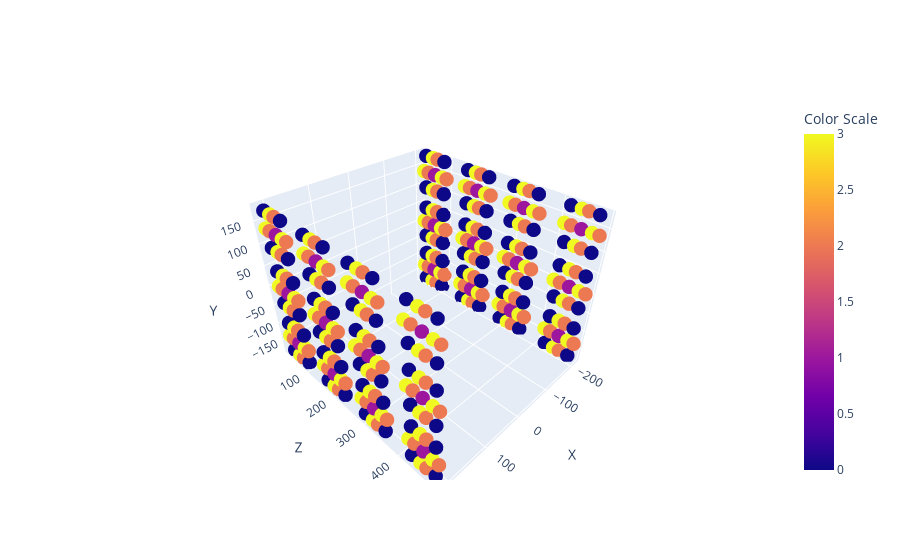

The notebook cell saved with this chart:
### Code cell
import plotly.graph_objs as go
import plotly.express as px

# Your data dictionary
data = data_dict

# Extract coordinates
x = [coord[0] for coord in data.values()]
y = [coord[1] for coord in data.values()]
z = [coord[2] for coord in data.values()]
color = [coord[3] for coord in data.values()]
ids = [key for key in data_dict.keys()]
# Create a scatter plot
fig = go.Figure(data=[go.Scatter3d(
    x=x,
    y=z,
    z=y,
    mode='markers',
    marker=dict(
        size=5,
        color=color,  # Set color based on the fourth dimension
        #colorscale=color_scale,  # Define color scale
        colorbar=dict(title='Color Scale')  # Add colorbar to show color scale
    ),
    text=ids,  # Display point IDs on hover
    #hoverinfo='text'  # Show only the text (IDs) on hover
)])

# Set labels
fig.update_layout(scene=dict(
    xaxis_title='X',
    yaxis_title='Z',
    zaxis_title='Y'
))

fig.show()

### Figure 1 — Plotly figure (JSON) as saved in the notebook; plotly's stock layout.template omitted (floating-point values rounded to 4 significant figures; data arrays with more than 128 entries replaced by an {"elided": "..."} marker saying what was removed)
{"data": [{"marker": {"color": {"elided": "312 int values"}, "colorbar": {"title": {"text": "Color Scale"}}, "size": 5}, "mode": "markers", "text": {"elided": "312 str values"}, "type": "scatter3d", "x": {"elided": "312 float values"}, "y": {"elided": "312 float values"}, "z": {"elided": "312 int values"}}], "layout": {"scene": {"xaxis": {"title": {"text": "X"}}, "yaxis": {"title": {"text": "Z"}}, "zaxis": {"title": {"text": "Y"}}}}}
